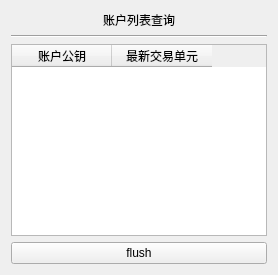
               <widget class="QWidget" name="tab_11">
                <attribute name="title">
                 <string>未验证列表查询</string>
                </attribute>
                <layout class="QVBoxLayout" name="verticalLayout_38">
                 <item>
                  <layout class="QVBoxLayout" name="verticalLayout_37">
                   <item>
                    <widget class="QLabel" name="label_41">
                     <property name="text">
                      <string>账户列表查询</string>
                     </property>
                     <property name="alignment">
                      <set>Qt::AlignCenter</set>
                     </property>
                    </widget>
                   </item>
                   <item>
                    <widget class="Line" name="line_14">
                     <property name="orientation">
                      <enum>Qt::Horizontal</enum>
                     </property>
                    </widget>
                   </item>
                   <item>
                    <widget class="QTableWidget" name="tbAccountNew">
                     <column>
                      <property name="text">
                       <string>账户公钥</string>
                      </property>
                     </column>
                     <column>
                      <property name="text">
                       <string>最新交易单元</string>
                      </property>
                     </column>
                    </widget>
                   </item>
                   <item>
                    <widget class="QPushButton" name="btnAccountNew">
                     <property name="styleSheet">
                      <string notr="true"/>
                     </property>
                     <property name="text">
                      <string>flush</string>
                     </property>
                    </widget>
                   </item>
                  </layout>
                 </item>
                </layout>
               </widget>
